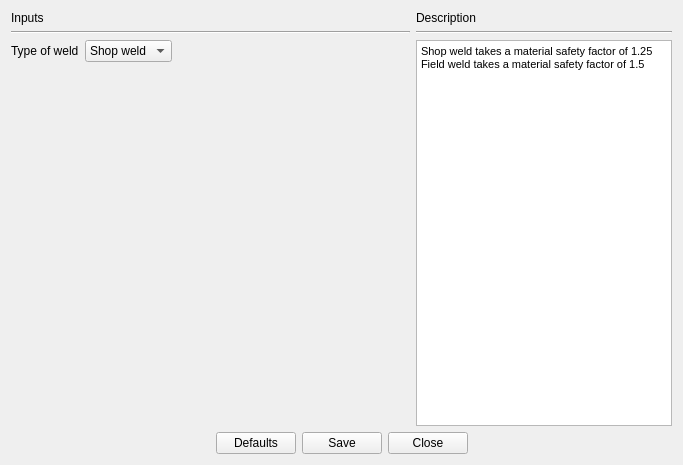
  <widget class="QWidget" name="WeldTab">
   <property name="autoFillBackground">
    <bool>true</bool>
   </property>
   <attribute name="title">
    <string>Weld</string>
   </attribute>
   <layout class="QGridLayout" name="gridLayout_8">
    <item row="0" column="0">
     <layout class="QVBoxLayout" name="verticalLayout">
      <item>
       <widget class="QLabel" name="label_16">
        <property name="text">
         <string>Inputs</string>
        </property>
       </widget>
      </item>
      <item>
       <widget class="Line" name="line_8">
        <property name="orientation">
         <enum>Qt::Horizontal</enum>
        </property>
       </widget>
      </item>
      <item>
       <layout class="QHBoxLayout" name="horizontalLayout_5">
        <item>
         <widget class="QLabel" name="label_22">
          <property name="text">
           <string>Type of weld</string>
          </property>
         </widget>
        </item>
        <item>
         <widget class="QComboBox" name="comboBox_weldType">
          <item>
           <property name="text">
            <string>Shop weld</string>
           </property>
          </item>
          <item>
           <property name="text">
            <string>Field weld</string>
           </property>
          </item>
         </widget>
        </item>
        <item>
         <spacer name="horizontalSpacer_4">
          <property name="orientation">
           <enum>Qt::Horizontal</enum>
          </property>
          <property name="sizeHint" stdset="0">
           <size>
            <width>238</width>
            <height>20</height>
           </size>
          </property>
         </spacer>
        </item>
       </layout>
      </item>
     </layout>
    </item>
    <item row="0" column="1" rowspan="2">
     <layout class="QGridLayout" name="gridLayout_7">
      <item row="2" column="0">
       <widget class="QTextBrowser" name="textBrowser_weldDescription">
        <property name="html">
         <string>&lt;!DOCTYPE HTML PUBLIC &quot;-//W3C//DTD HTML 4.0//EN&quot; &quot;http://www.w3.org/TR/REC-html40/strict.dtd&quot;&gt;
&lt;html&gt;&lt;head&gt;&lt;meta name=&quot;qrichtext&quot; content=&quot;1&quot; /&gt;&lt;style type=&quot;text/css&quot;&gt;
p, li { white-space: pre-wrap; }
&lt;/style&gt;&lt;/head&gt;&lt;body style=&quot; font-family:'MS Shell Dlg 2'; font-size:8.25pt; font-weight:400; font-style:normal;&quot;&gt;
&lt;p style=&quot; margin-top:0px; margin-bottom:0px; margin-left:0px; margin-right:0px; -qt-block-indent:0; text-indent:0px;&quot;&gt;&lt;span style=&quot; font-size:8pt;&quot;&gt;Shop weld takes a material safety factor of 1.25&lt;/span&gt;&lt;/p&gt;
&lt;p style=&quot; margin-top:0px; margin-bottom:0px; margin-left:0px; margin-right:0px; -qt-block-indent:0; text-indent:0px;&quot;&gt;&lt;span style=&quot; font-size:8pt;&quot;&gt;Field weld takes a material safety factor of 1.5&lt;/span&gt;&lt;/p&gt;&lt;/body&gt;&lt;/html&gt;</string>
        </property>
       </widget>
      </item>
      <item row="1" column="0">
       <widget class="Line" name="line_4">
        <property name="orientation">
         <enum>Qt::Horizontal</enum>
        </property>
       </widget>
      </item>
      <item row="0" column="0">
       <widget class="QLabel" name="label_7">
        <property name="text">
         <string>Description</string>
        </property>
       </widget>
      </item>
     </layout>
    </item>
    <item row="1" column="0">
     <spacer name="verticalSpacer_2">
      <property name="orientation">
       <enum>Qt::Vertical</enum>
      </property>
      <property name="sizeHint" stdset="0">
       <size>
        <width>20</width>
        <height>364</height>
       </size>
      </property>
     </spacer>
    </item>
    <item row="2" column="0" colspan="2">
     <layout class="QHBoxLayout" name="horizontalLayout_4">
      <item>
       <spacer name="horizontalSpacer_3">
        <property name="orientation">
         <enum>Qt::Horizontal</enum>
        </property>
        <property name="sizeHint" stdset="0">
         <size>
          <width>40</width>
          <height>20</height>
         </size>
        </property>
       </spacer>
      </item>
      <item>
       <widget class="QPushButton" name="btn_welddefaults">
        <property name="text">
         <string>Defaults</string>
        </property>
       </widget>
      </item>
      <item>
       <widget class="QPushButton" name="btn_weldsave">
        <property name="text">
         <string>Save</string>
        </property>
       </widget>
      </item>
      <item>
       <widget class="QPushButton" name="btn_weldclose">
        <property name="text">
         <string>Close</string>
        </property>
       </widget>
      </item>
      <item>
       <spacer name="horizontalSpacer_10">
        <property name="orientation">
         <enum>Qt::Horizontal</enum>
        </property>
        <property name="sizeHint" stdset="0">
         <size>
          <width>40</width>
          <height>20</height>
         </size>
        </property>
       </spacer>
      </item>
     </layout>
    </item>
   </layout>
  </widget>
